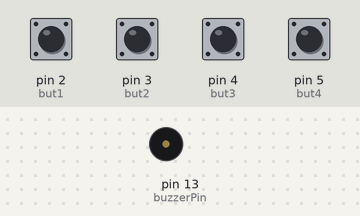
Bench run of a sketch on a simulated Arduino Uno, built with avr-gcc and run on an emulated ATmega328P. Shown: buzzer (waves = sounding). The inputs (shaded band) are chosen by the test bench; at power-on: pin 2 (but1), pin 3 (but2), pin 4 (but3), pin 5 (but4) HIGH.

Above: at 1.2 s.
1.3 s: pin 2 (but1) pulled LOW for 0.15 s
At 1.38 s:
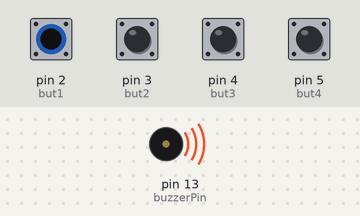
Timing chart, 0 to 4.3 s (numbered marks = the images above; inputs shaded):
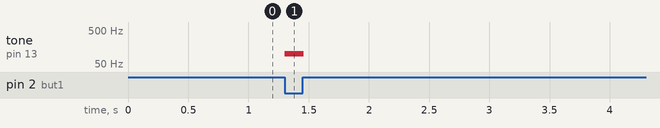

The sketch:

buzzer_piano.ino
```cpp
//A program that makes the arduino into a tiny piano with a active piezo buzzer.
//It can be easily scaled by adding or removing buttons.
//Wirrten 11/28/2020


//define buzzer & button pins.
const int buzzerPin = 13;
const int but1 = 2;
const int but2 = 3;
const int but3 = 4;
const int but4 = 5;

void setup() {

  //set inputs and outputs
  pinMode(buzzerPin, OUTPUT);
  pinMode(but1, INPUT_PULLUP);
  pinMode(but2, INPUT_PULLUP);
  pinMode(but3, INPUT_PULLUP);
  pinMode(but4, INPUT_PULLUP);

}

void loop() {

  //if button 1 is pressed, then 100hz signal to buzzer.
  //same principle for all buzzers

  //tone(pin, freq. in hz., duration)
  if (digitalRead(but1) == LOW){
    tone(buzzerPin, 100, 10);
  }

  if (digitalRead(but2) == LOW){
    tone(buzzerPin, 200, 10);
  }

  if (digitalRead(but3) == LOW){
    tone(buzzerPin, 300, 10);
  }

  if (digitalRead(but4) == LOW){
    tone(buzzerPin, 5000, 10);
  }

}
```

Measured:
- after the input at 1.3 s, tone on pin 13 (buzzerPin): silent → 100 Hz at once, → silent 0.16 s later
